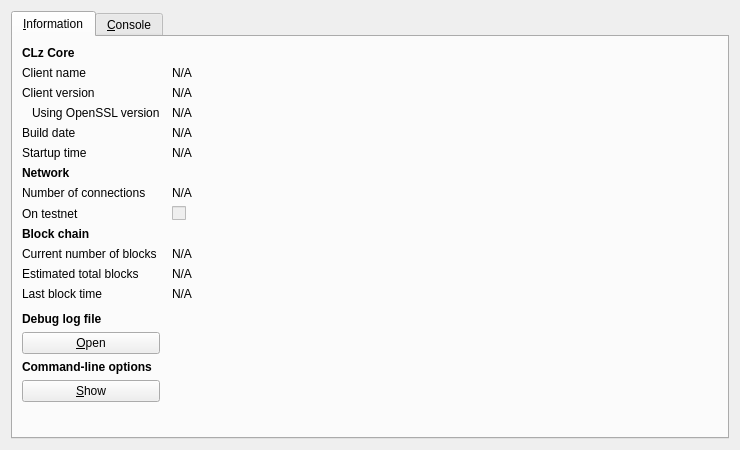
<?xml version="1.0" encoding="UTF-8"?>
<ui version="4.0">
 <class>RPCConsole</class>
 <widget class="QDialog" name="RPCConsole">
  <property name="geometry">
   <rect>
    <x>0</x>
    <y>0</y>
    <width>740</width>
    <height>450</height>
   </rect>
  </property>
  <property name="windowTitle">
   <string>CLz - Debug window</string>
  </property>
  <layout class="QVBoxLayout" name="verticalLayout_2">
   <item>
    <widget class="QTabWidget" name="tabWidget">
     <property name="currentIndex">
      <number>0</number>
     </property>
     <widget class="QWidget" name="tab_info">
      <attribute name="title">
       <string>&amp;Information</string>
      </attribute>
      <layout class="QGridLayout" name="gridLayout" columnstretch="0,1">
       <property name="horizontalSpacing">
        <number>12</number>
       </property>
       <item row="0" column="0">
        <widget class="QLabel" name="label_9">
         <property name="font">
          <font>
           <weight>75</weight>
           <bold>true</bold>
          </font>
         </property>
         <property name="text">
          <string>CLz Core</string>
         </property>
        </widget>
       </item>
       <item row="1" column="0">
        <widget class="QLabel" name="label_5">
         <property name="text">
          <string>Client name</string>
         </property>
        </widget>
       </item>
       <item row="1" column="1">
        <widget class="QLabel" name="clientName">
         <property name="cursor">
          <cursorShape>IBeamCursor</cursorShape>
         </property>
         <property name="text">
          <string>N/A</string>
         </property>
         <property name="textFormat">
          <enum>Qt::PlainText</enum>
         </property>
         <property name="textInteractionFlags">
          <set>Qt::LinksAccessibleByMouse|Qt::TextSelectableByKeyboard|Qt::TextSelectableByMouse</set>
         </property>
        </widget>
       </item>
       <item row="2" column="0">
        <widget class="QLabel" name="label_6">
         <property name="text">
          <string>Client version</string>
         </property>
        </widget>
       </item>
       <item row="2" column="1">
        <widget class="QLabel" name="clientVersion">
         <property name="cursor">
          <cursorShape>IBeamCursor</cursorShape>
         </property>
         <property name="text">
          <string>N/A</string>
         </property>
         <property name="textFormat">
          <enum>Qt::PlainText</enum>
         </property>
         <property name="textInteractionFlags">
          <set>Qt::LinksAccessibleByMouse|Qt::TextSelectableByKeyboard|Qt::TextSelectableByMouse</set>
         </property>
        </widget>
       </item>
       <item row="3" column="0">
        <widget class="QLabel" name="label_14">
         <property name="text">
          <string>Using OpenSSL version</string>
         </property>
         <property name="indent">
          <number>10</number>
         </property>
        </widget>
       </item>
       <item row="3" column="1">
        <widget class="QLabel" name="openSSLVersion">
         <property name="cursor">
          <cursorShape>IBeamCursor</cursorShape>
         </property>
         <property name="text">
          <string>N/A</string>
         </property>
         <property name="textFormat">
          <enum>Qt::PlainText</enum>
         </property>
         <property name="textInteractionFlags">
          <set>Qt::LinksAccessibleByMouse|Qt::TextSelectableByKeyboard|Qt::TextSelectableByMouse</set>
         </property>
        </widget>
       </item>
       <item row="4" column="0">
        <widget class="QLabel" name="label_12">
         <property name="text">
          <string>Build date</string>
         </property>
        </widget>
       </item>
       <item row="4" column="1">
        <widget class="QLabel" name="buildDate">
         <property name="cursor">
          <cursorShape>IBeamCursor</cursorShape>
         </property>
         <property name="text">
          <string>N/A</string>
         </property>
         <property name="textFormat">
          <enum>Qt::PlainText</enum>
         </property>
         <property name="textInteractionFlags">
          <set>Qt::LinksAccessibleByMouse|Qt::TextSelectableByKeyboard|Qt::TextSelectableByMouse</set>
         </property>
        </widget>
       </item>
       <item row="5" column="0">
        <widget class="QLabel" name="label_13">
         <property name="text">
          <string>Startup time</string>
         </property>
        </widget>
       </item>
       <item row="5" column="1">
        <widget class="QLabel" name="startupTime">
         <property name="cursor">
          <cursorShape>IBeamCursor</cursorShape>
         </property>
         <property name="text">
          <string>N/A</string>
         </property>
         <property name="textFormat">
          <enum>Qt::PlainText</enum>
         </property>
         <property name="textInteractionFlags">
          <set>Qt::LinksAccessibleByMouse|Qt::TextSelectableByKeyboard|Qt::TextSelectableByMouse</set>
         </property>
        </widget>
       </item>
       <item row="6" column="0">
        <widget class="QLabel" name="label_11">
         <property name="font">
          <font>
           <weight>75</weight>
           <bold>true</bold>
          </font>
         </property>
         <property name="text">
          <string>Network</string>
         </property>
        </widget>
       </item>
       <item row="7" column="0">
        <widget class="QLabel" name="label_7">
         <property name="text">
          <string>Number of connections</string>
         </property>
        </widget>
       </item>
       <item row="7" column="1">
        <widget class="QLabel" name="numberOfConnections">
         <property name="cursor">
          <cursorShape>IBeamCursor</cursorShape>
         </property>
         <property name="text">
          <string>N/A</string>
         </property>
         <property name="textFormat">
          <enum>Qt::PlainText</enum>
         </property>
         <property name="textInteractionFlags">
          <set>Qt::LinksAccessibleByMouse|Qt::TextSelectableByKeyboard|Qt::TextSelectableByMouse</set>
         </property>
        </widget>
       </item>
       <item row="8" column="0">
        <widget class="QLabel" name="label_8">
         <property name="text">
          <string>On testnet</string>
         </property>
        </widget>
       </item>
       <item row="8" column="1">
        <widget class="QCheckBox" name="isTestNet">
         <property name="enabled">
          <bool>false</bool>
         </property>
         <property name="text">
          <string/>
         </property>
        </widget>
       </item>
       <item row="9" column="0">
        <widget class="QLabel" name="label_10">
         <property name="font">
          <font>
           <weight>75</weight>
           <bold>true</bold>
          </font>
         </property>
         <property name="text">
          <string>Block chain</string>
         </property>
        </widget>
       </item>
       <item row="10" column="0">
        <widget class="QLabel" name="label_3">
         <property name="text">
          <string>Current number of blocks</string>
         </property>
        </widget>
       </item>
       <item row="10" column="1">
        <widget class="QLabel" name="numberOfBlocks">
         <property name="cursor">
          <cursorShape>IBeamCursor</cursorShape>
         </property>
         <property name="text">
          <string>N/A</string>
         </property>
         <property name="textFormat">
          <enum>Qt::PlainText</enum>
         </property>
         <property name="textInteractionFlags">
          <set>Qt::LinksAccessibleByMouse|Qt::TextSelectableByKeyboard|Qt::TextSelectableByMouse</set>
         </property>
        </widget>
       </item>
       <item row="11" column="0">
        <widget class="QLabel" name="label_4">
         <property name="text">
          <string>Estimated total blocks</string>
         </property>
        </widget>
       </item>
       <item row="11" column="1">
        <widget class="QLabel" name="totalBlocks">
         <property name="cursor">
          <cursorShape>IBeamCursor</cursorShape>
         </property>
         <property name="text">
          <string>N/A</string>
         </property>
         <property name="textFormat">
          <enum>Qt::PlainText</enum>
         </property>
         <property name="textInteractionFlags">
          <set>Qt::LinksAccessibleByMouse|Qt::TextSelectableByKeyboard|Qt::TextSelectableByMouse</set>
         </property>
        </widget>
       </item>
       <item row="12" column="0">
        <widget class="QLabel" name="label_2">
         <property name="text">
          <string>Last block time</string>
         </property>
        </widget>
       </item>
       <item row="12" column="1">
        <widget class="QLabel" name="lastBlockTime">
         <property name="cursor">
          <cursorShape>IBeamCursor</cursorShape>
         </property>
         <property name="text">
          <string>N/A</string>
         </property>
         <property name="textFormat">
          <enum>Qt::PlainText</enum>
         </property>
         <property name="textInteractionFlags">
          <set>Qt::LinksAccessibleByMouse|Qt::TextSelectableByKeyboard|Qt::TextSelectableByMouse</set>
         </property>
        </widget>
       </item>
       <item row="13" column="0">
        <spacer name="verticalSpacer_2">
         <property name="orientation">
          <enum>Qt::Vertical</enum>
         </property>
         <property name="sizeHint" stdset="0">
          <size>
           <width>20</width>
           <height>20</height>
          </size>
         </property>
        </spacer>
       </item>
       <item row="14" column="0">
        <widget class="QLabel" name="labelDebugLogfile">
         <property name="font">
          <font>
           <weight>75</weight>
           <bold>true</bold>
          </font>
         </property>
         <property name="text">
          <string>Debug log file</string>
         </property>
        </widget>
       </item>
       <item row="15" column="0">
        <widget class="QPushButton" name="openDebugLogfileButton">
         <property name="toolTip">
          <string>Open the CLz debug log file from the current data directory. This can take a few seconds for large log files.</string>
         </property>
         <property name="text">
          <string>&amp;Open</string>
         </property>
         <property name="autoDefault">
          <bool>false</bool>
         </property>
        </widget>
       </item>
       <item row="16" column="0">
        <widget class="QLabel" name="labelCLOptions">
         <property name="font">
          <font>
           <weight>75</weight>
           <bold>true</bold>
          </font>
         </property>
         <property name="text">
          <string>Command-line options</string>
         </property>
        </widget>
       </item>
       <item row="17" column="0">
        <widget class="QPushButton" name="showCLOptionsButton">
         <property name="toolTip">
          <string>Show the CLz-Qt help message to get a list with possible CLz command-line options.</string>
         </property>
         <property name="text">
          <string>&amp;Show</string>
         </property>
         <property name="autoDefault">
          <bool>false</bool>
         </property>
        </widget>
       </item>
       <item row="18" column="0">
        <spacer name="verticalSpacer">
         <property name="orientation">
          <enum>Qt::Vertical</enum>
         </property>
         <property name="sizeHint" stdset="0">
          <size>
           <width>20</width>
           <height>40</height>
          </size>
         </property>
        </spacer>
       </item>
      </layout>
     </widget>
     <widget class="QWidget" name="tab_console">
      <attribute name="title">
       <string>&amp;Console</string>
      </attribute>
      <layout class="QVBoxLayout" name="verticalLayout_3">
       <property name="spacing">
        <number>3</number>
       </property>
       <item>
        <widget class="QTextEdit" name="messagesWidget">
         <property name="minimumSize">
          <size>
           <width>0</width>
           <height>100</height>
          </size>
         </property>
         <property name="readOnly">
          <bool>true</bool>
         </property>
         <property name="tabKeyNavigation" stdset="0">
          <bool>false</bool>
         </property>
         <property name="columnCount" stdset="0">
          <number>2</number>
         </property>
        </widget>
       </item>
       <item>
        <layout class="QHBoxLayout" name="horizontalLayout">
         <property name="spacing">
          <number>3</number>
         </property>
         <item>
          <widget class="QLabel" name="label">
           <property name="text">
            <string notr="true">&gt;</string>
           </property>
          </widget>
         </item>
         <item>
          <widget class="QLineEdit" name="lineEdit"/>
         </item>
         <item>
          <widget class="QPushButton" name="clearButton">
           <property name="maximumSize">
            <size>
             <width>24</width>
             <height>24</height>
            </size>
           </property>
           <property name="toolTip">
            <string>Clear console</string>
           </property>
           <property name="text">
            <string/>
           </property>
           <property name="icon">
            <iconset resource="../bitcoin.qrc">
             <normaloff>:/icons/remove</normaloff>:/icons/remove</iconset>
           </property>
           <property name="shortcut">
            <string notr="true">Ctrl+L</string>
           </property>
           <property name="autoDefault">
            <bool>false</bool>
           </property>
          </widget>
         </item>
        </layout>
       </item>
      </layout>
     </widget>
    </widget>
   </item>
  </layout>
 </widget>
 <resources>
  <include location="../bitcoin.qrc"/>
 </resources>
 <connections/>
</ui>
